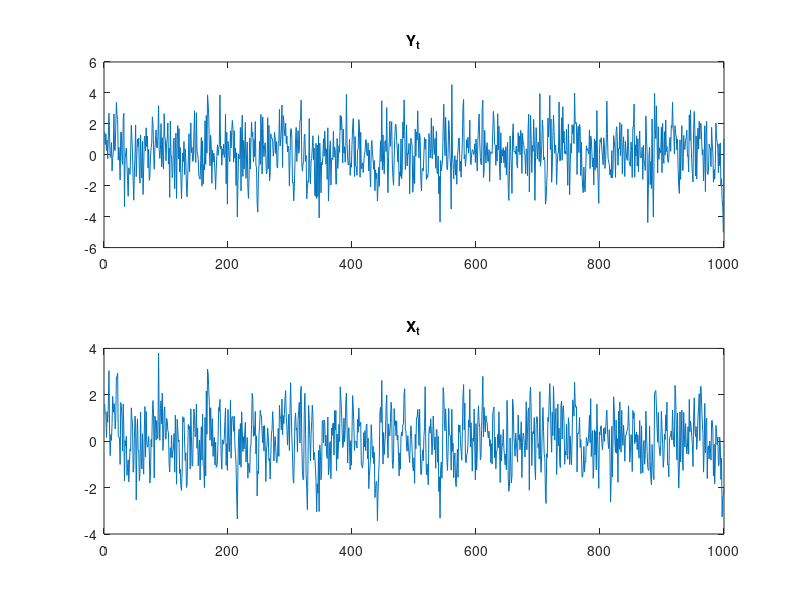
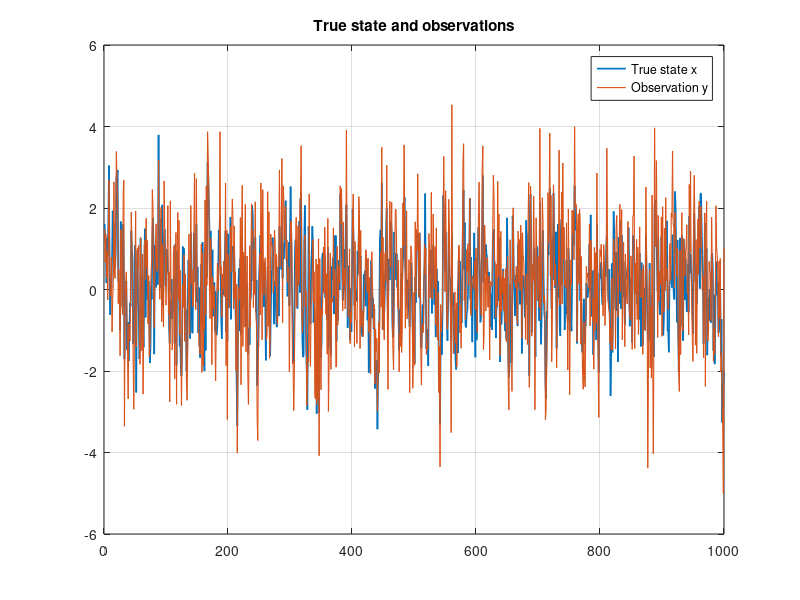
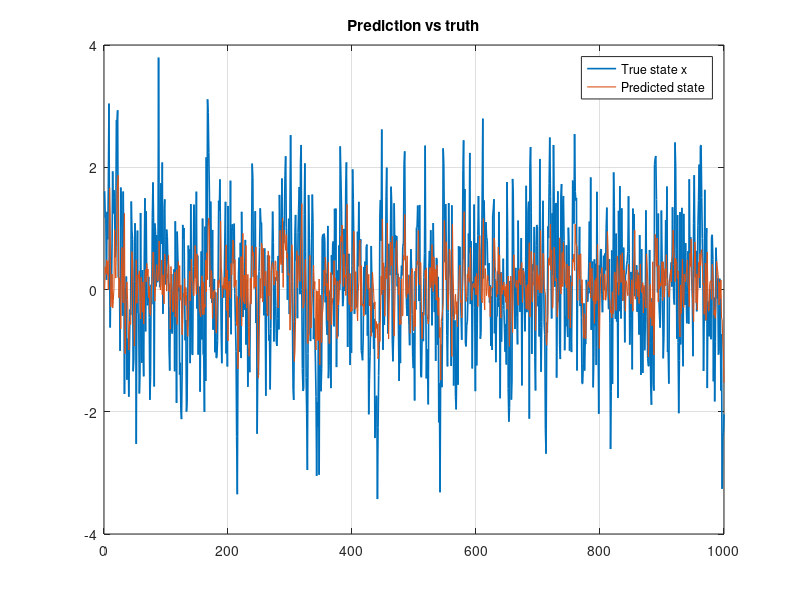
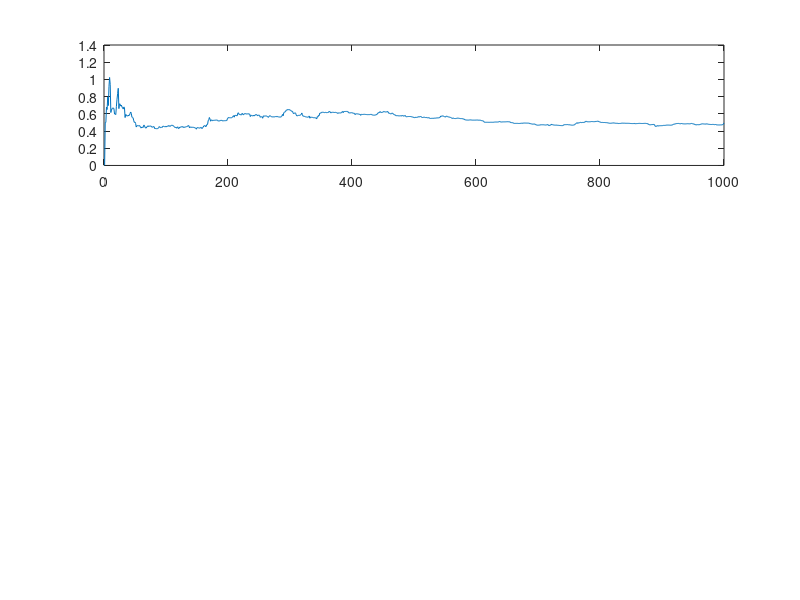

Write MATLAB code to recreate these figures, in order. (Note: this script raises an error after producing the figures.)
%% a
%% Parameters
N = 1000;
M = 20; % Number of simulations

a = 0.4;
sigma_v = 1;
sigma_e = 1;

%% Simulate
v = sigma_v * randn(N,1);
e = sigma_e * randn(N,1);

x = zeros(N,1);
y = zeros(N,1);

x(1) = a*1/(1-a^2)*sigma_v+v(1);
y(1) = x(1) + e(1);

for t=2:N
    x(t) = a*x(t-1) + v(t);
    y(t) = x(t) + e(t);
end

%%
%----------------------------
% Here comes the EKF algorithm
%----------------------------
% Initializing:
aInit=0.5;  % Initial value of "a"
aVarInit=1; % Initial variance on "a" try to var
sigma_v=1;  % sigma_v, try 10 and 1

Rv=[sigma_v 0; 0 0];  
Re=1;               % sigma_e
Ra=aVarInit;          

zt=[0 aInit]';      % Initial value for z_t
Pt=[Re 0;0 Ra];     % Initial variance of states
Ht=[1 0];           % Differentiated observation function

z = zeros(length(y),2);   % Allocates "z" to store values
avar=zeros(length(y),1);   % Allocate "avar" to store the variance estimates of a

% The actual estimation
for i=1:length(y)-1
  ft=[zt(2)*zt(1); zt(2)];         % Transition function
  Ft=[zt(2) zt(1); 0 1];           % Differentiated transition function, Eq. 7.49
  
  Kt=Ft*Pt*Ht'* (Ht*Pt*Ht'+Re)^-1; % Kalman gain, Eq. 7.46
  
  zt=ft + Kt*(y(i)-zt(1));         % Predicted state estimate, Eq. 7.45
  Pt=Ft*Pt*Ft' + Rv - Kt*(Re+Ht*Pt*Ht')*Kt'; % Predicted state covariance estimate, Eq. 7.47 - 7.48
  
  % Write out
  z(i+1,:)=zt'; % Store the values of z_t in order to plot afterwards
  avar(i+1)=Pt(2,2);
end

%% Plots

figure;
subplot(211)
plot(y)
title("Y_t")
subplot(212)
plot(x)
title("X_t")

figure;
plot(x, 'LineWidth',1.2); hold on;
plot(y, 'LineWidth',0.8);
legend("True state x", "Observation y");
title('True state and observations'); grid on;

figure;
plot(x, 'LineWidth',1.2); hold on;
plot(z(:,1), 'LineWidth',0.8);
legend("True state x", "Predicted state");
title('Prediction vs truth'); grid on;

figure;
subplot(3,1,1);
plot(z(:,2));
hold on
yline(a, 'k--')
hold off
title('Parameter estimation')

subplot(3,1,2);
plot(x - z(:,1));
title('Prediction error (x - predicted x)'); grid on;

subplot(3,1,3);
plot(avar);
title('Predicted variance'); grid on;

%figure;
%histogram(x - z(:,1), 30);
%title('Histogram of prediction errors'); grid on;